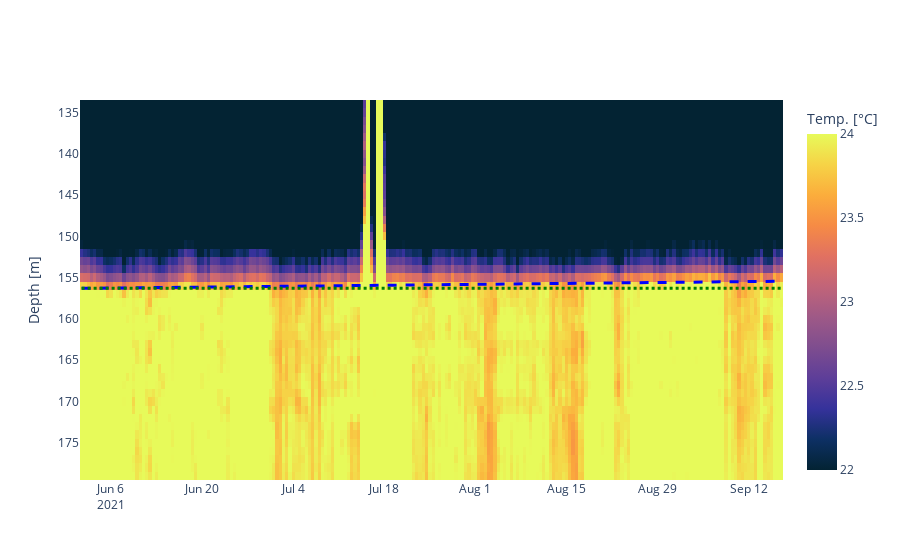

Notebook source saved alongside this figure:
### Markdown cell above
# water level rise chan 5 - 8

### Code cell
Schacht_7and8_0_down

# Resample data
channel="2"
resample_hours=12
col=Schacht_7and8_0_down.columns[130:180]
resample_data=Schacht_7and8_0_down[col].resample(f"{resample_hours}H").mean()

# so both plots have same shape in thesis
col=resample_data.columns[4:]
resample_data[col]

plot_water_rise(resample_data[col],plot_save=plot_save,linear_curve=[156.3,0.008],data_type="chan58")

### Figure 1 — Plotly figure (JSON) as saved in the notebook; plotly's stock layout.template omitted (floating-point values rounded to 4 significant figures; data arrays with more than 128 entries replaced by an {"elided": "..."} marker saying what was removed)
{"data": [{"colorbar": {"title": {"text": "Temp. [°C]"}}, "colorscale": [[0, "rgb(3, 35, 51)"], [0.09091, "rgb(13, 48, 100)"], [0.1818, "rgb(53, 50, 155)"], [0.2727, "rgb(93, 62, 153)"], [0.3636, "rgb(126, 77, 143)"], [0.4545, "rgb(158, 89, 135)"], [0.5455, "rgb(193, 100, 121)"], [0.6364, "rgb(225, 113, 97)"], [0.7273, "rgb(246, 139, 69)"], [0.8182, "rgb(251, 173, 60)"], [0.9091, "rgb(246, 211, 70)"], [1, "rgb(231, 250, 90)"]], "name": "Temperature ", "type": "heatmap", "x": {"elided": "216 str values"}, "y": [134, 135, 136, 137, 138, 139, 140, 141, 142, 143, 144, 145, 146, 147, 148, 149, 150, 151, 152, 153, 154, 155, 156, 157, 158, 159, 160, 161, 162, 163, 164, 165, 166, 167, 168, 169, 170, 171, 172, 173, 174, 175, 176, 177, 178, 179], "yaxis": "y", "z": {"elided": "46x216 float values"}, "zmax": 24, "zmin": 22}, {"fillcolor": "blue", "line": {"color": "blue", "dash": "dash", "width": 3}, "name": "line fit", "type": "scatter", "x": {"elided": "216 str values"}, "xaxis": "x", "y": {"elided": "216 float values"}, "yaxis": "y"}, {"fillcolor": "black", "line": {"color": "green", "dash": "dot", "width": 3}, "name": "line horizontal", "type": "scatter", "x": {"elided": "216 str values"}, "xaxis": "x", "y": {"elided": "216 float values"}, "yaxis": "y"}], "layout": {"showlegend": false, "xaxis": {"anchor": "y", "domain": [0, 1]}, "yaxis": {"anchor": "x", "autorange": "reversed", "domain": [0, 1], "title": {"text": "Depth [m]"}}}}
